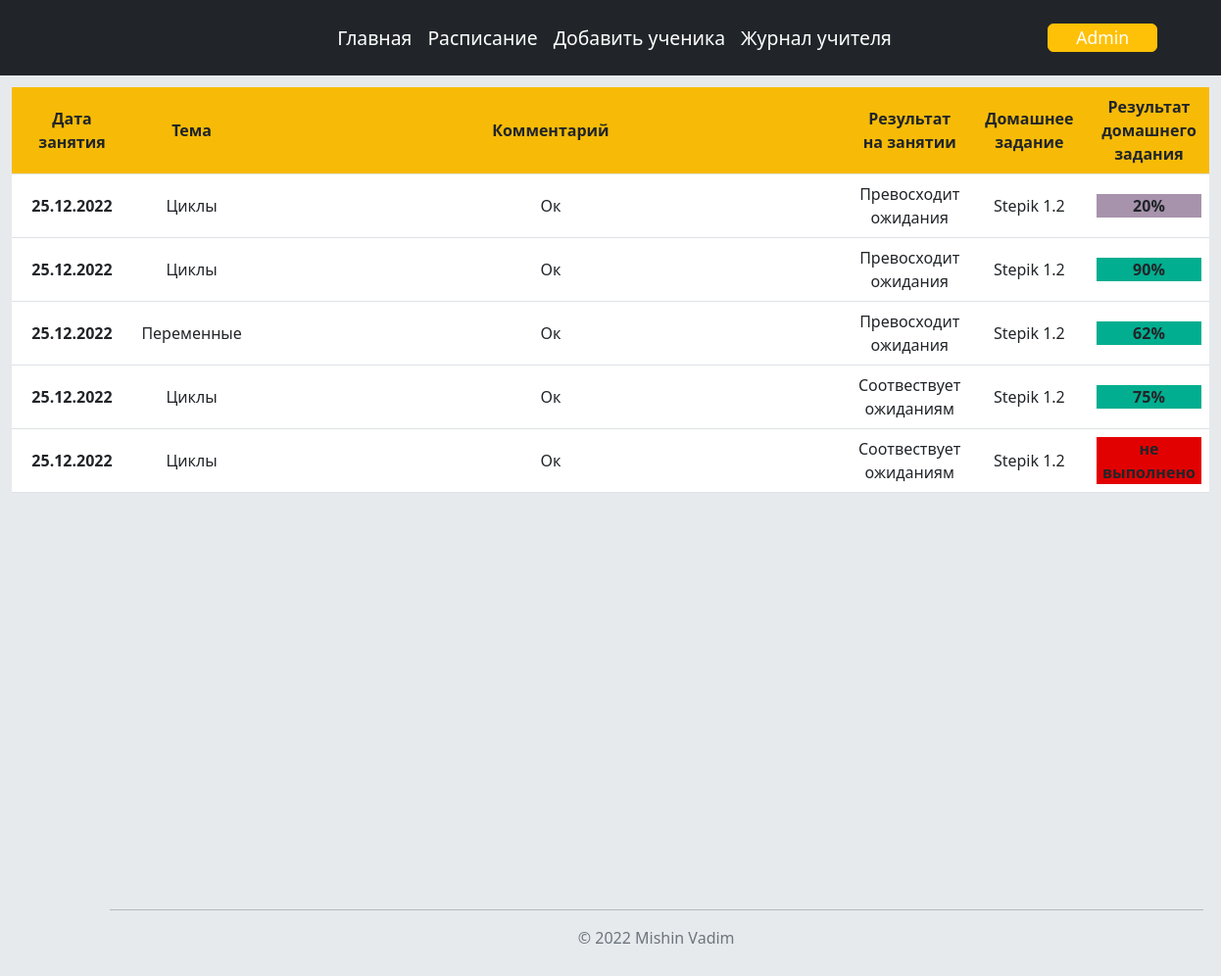
The app's page /journal_student/3 (signed in), older data.
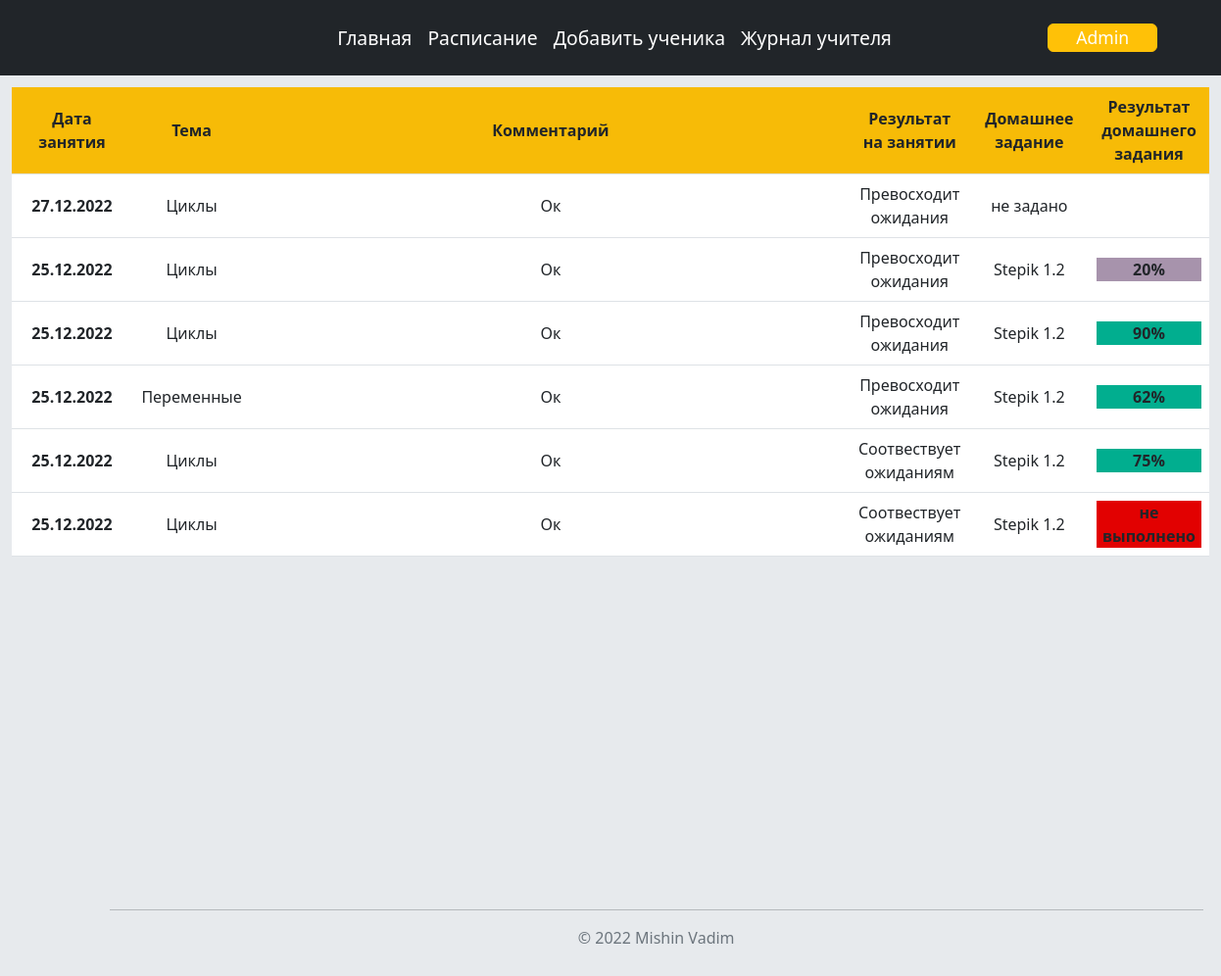
The same page, newer data.
### data/user.py (models this page shows, shortened)
class User(SqlAlchemyBase, UserMixin):
    __tablename__ = 'users'
    id = sqlalchemy.Column(sqlalchemy.Integer, primary_key=True, autoincrement=True)
    login = sqlalchemy.Column(sqlalchemy.String, nullable=True)
    name = sqlalchemy.Column(sqlalchemy.String)
    hashed_password = sqlalchemy.Column(sqlalchemy.String, nullable=True)
    type = sqlalchemy.Column(sqlalchemy.Integer)

### tables this page shows
CREATE TABLE user3 (
            id  INT PRIMARY KEY,
            data_lesson TEXT,
            topic TEXT,
            comment TEXT,
            level TEXT,
            homework TEXT,
            homework_mark TEXT);

### main.py (the view)
@app.route('/journal_student/<id>', methods=['GET', 'POST'])
@login_required
def journal_student(id):
    db_sess = db_session.create_session()
    studets = db_sess.query(Student).all()
    st = []
    for i in studets:
        st.append(i.get_info())
    db_sess.close()
    st_active = []
    for i in st:
        if i[0] == id:
            st_active = i
            break
    stutent_info = func_student.get_student_info(id)
    for i in range(len(stutent_info)):
        stutent_info[i] = list(stutent_info[i])
        if stutent_info[i][6] == '':
            stutent_info[i].append( 'не выполнено')
        elif int(stutent_info[i][6]) < 60:
            stutent_info[i].append('3')
        elif int(stutent_info[i][6]) <= 75:
            stutent_info[i].append('4')
        elif int(stutent_info[i][6]) < 100:
            stutent_info[i].append('5')
    return render_template("journal_student_page.html", student_active=st_active,
                           stutent_info=stutent_info)

### data/db_session.py (called while the page is built)
def create_session() -> Session:
    global __factory
    return __factory()

### data/func_student.py (called while the page is built)
def get_student_info(id):
    name_table = "user" + str(id)
    conn = sqlite3.connect("db/students.db")
    cur = conn.cursor()
    rez = cur.execute(f'''SELECT * FROM {name_table} ''').fetchall()
    conn.close()
    return rez

### data/student.py (called while the page is built)
    def get_info(self):
        temp = self.data_lesson.split(";")
        day = []
        time = {}
        for i in temp:
            day.append(i.split("-")[0])
            time[i.split("-")[0]] = i.split("-")[1]
        return [str(self.id), self.name, self.link, self.phone, day, time, self.class_student]

### main.py (called while the page is built)
@login_manager.user_loader
def load_user(user_id):
    db_sess = db_session.create_session()
    return db_sess.query(User).get(user_id)

### templates/journal_student_page.html (shortened to what this page needs)
{% extends "main_page.html" %}
{% block content %}
    <table class="table style_table size_table1">
          <thead class="thead-light bgcolor_fon1 div1">
                <tr>
                      <th  style="width: 10%; vertical-align: middle">Дата занятия</th>
                      <th style="width: 10%; vertical-align: middle">Тема</th>
                      <th style="width: 50%; vertical-align: middle">Комментарий</th>
                      <th style="width: 10%; vertical-align: middle">Результат на занятии</th>
                      <th style="width: 10%; vertical-align: middle">Домашнее задание</th>
                      <th  style="width: 10%; vertical-align: middle">Результат домашнего задания</th>
                </tr>
          </thead>
          <tbody>
          {% for item in stutent_info[::-1] %}
                    <tr>
                          <th class="div1" scope="row">{{item[1]}}</th>
                          <td class="div1">{{item[2]}}</td>
                          <td class="div1">{{item[3]}}</td>
                          <td class="div1">{{item[4]}}</td>
                          <td class="div1">
                              {% if item[5] == "" %}
                                    не задано
                              {% else %}
                                    {{item[5]}}
                              {% endif %}
                          </td>
                          <td class="div1">
                              {% if item[5] != "" %}
                                    {% if item[7] == "не выполнено" %}
                                          <div class="mark1 div1">
                                                <strong>не выполнено</strong>
                                          </div>
                                       {% elif item[7] == '3' %}
                                          <div class="mark2 div1">
                                                <strong>{{item[6]}}%</strong>
                                          </div>
                                       {% elif item[7] == "4" %}
                                          <div class="mark4 div1">
                                                <strong>{{item[6]}}%</strong>
                                          </div>
                                      {% elif item[7] == "5" %}
                                           <div class="mark4 div1">
                                                <strong>{{item[6]}}%</strong>
                                          </div>
                                    {% endif %}
                              {% endif %}
                        </td>
                    </tr>
          {% endfor %}
          </tbody>
    </table>
{% endblock %}

### templates/main_page.html (shortened to what this page needs)
<!doctype html>
<html lang="en">
    <head>
        <link rel="stylesheet" type="text/css" href="{{url_for('static', filename='style.css')}}" />
        <link href="https://cdn.jsdelivr.net/npm/bootstrap@5.2.3/dist/css/bootstrap.min.css" rel="stylesheet">
    </head>
    <body class="bgcolor_fon">
        <div style="min-height: 100%; ">
        <header class="p-3 bg-dark text-white">
            <div class="container">
              <div class="d-flex flex-wrap align-items-center justify-content-center justify-content-lg-start">
                <a href="/" class="d-flex align-items-center mb-2 mb-lg-0 text-white text-decoration-none">
                  <svg class="bi me-2" width="40" height="32" role="img" aria-label="Bootstrap"><use xlink:href="#bootstrap"/></svg>
                </a>
                {% if current_user.is_authenticated %}
                    {% if current_user.type == 1 %}
                           <ul class="nav col-12 col-lg-auto me-lg-auto mb-2 justify-content-center mb-md-0 text_nav navig">
                                <li class="text_nav"><a href="/" class="nav-link px-2 text-white">Главная</a></li>
                                <li class="text_nav"><a href="/schedule" class="nav-link px-2 text-white">Расписание</a></li>
                                <li class="text_nav"><a href="/add_student" class="nav-link px-2 text-white">Добавить ученика</a></li>
                                <li class="text_nav"><a href="/journal/0" class="nav-link px-2 text-white">Журнал учителя</a></li>
                            </ul>
                    {% else %}
                            <ul class="nav col-12 col-lg-auto me-lg-auto mb-2 justify-content-center mb-md-0 text_nav navig">
                                <li class="text_nav"><a href="/" class="nav-link px-2 text-white">Главная</a></li>
                                <li class="text_nav"><a href="/journal_student/{{current_user.id}}" class="nav-link px-2 text-white">Журнал</a></li>
                            </ul>
                     {% endif %}
                    <a class="navbar-brand btn btn-warning " style="color: #FFFFFF; font-size: 110%; min-width:10%;" href="/logout">
                         {{ current_user.name }}
                    </a>
                    {% else %}
                      <a class="btn btn-warning " style="margin-left: 90%" href="/login">
                          Войти
                      </a>
                {% endif %}
              </div>
            </div>
        </header>
            {% block content %}
            {% endblock %}
        </div>
        <div class="container" style="float:left; margin-left: 8%;margin-right: 8%">
          <footer class="py-3 my-4">
                <br>
                <br>
                <br>
              <hr>
                <p class="text-center text-muted">&copy; 2022 Mishin Vadim</p>
          </footer>
        </div>
    </body>
</html>

### static/style.css (style rules this page uses)
html { min-height: 100vh; min-width: 100vh; }
body { width: 100%; height:100vh }
.div1 { text-align: center; vertical-align: middle; }
.bgcolor_fon { background-color: #E7EAED ; }
.bgcolor_fon1 { background-color: #F7BB07; }
.mark1 { background-color: #E20101 ; }
.mark2 { background-color: #A793AC ; }
.mark4 { background-color: #01AE8F ; }
.style_table { background-color: #FFFFFF ; }
.size_table1 { margin:1%; max-width: 98% }
.text_nav { font-size: 110%; }
.navig { margin-left:20% }

Row changes from the older to the newer data that the page shows:
added user3: data_lesson "27.12.2022", topic "Циклы", comment "Ок", level "Превосходит ожидания", homework "не задано"
